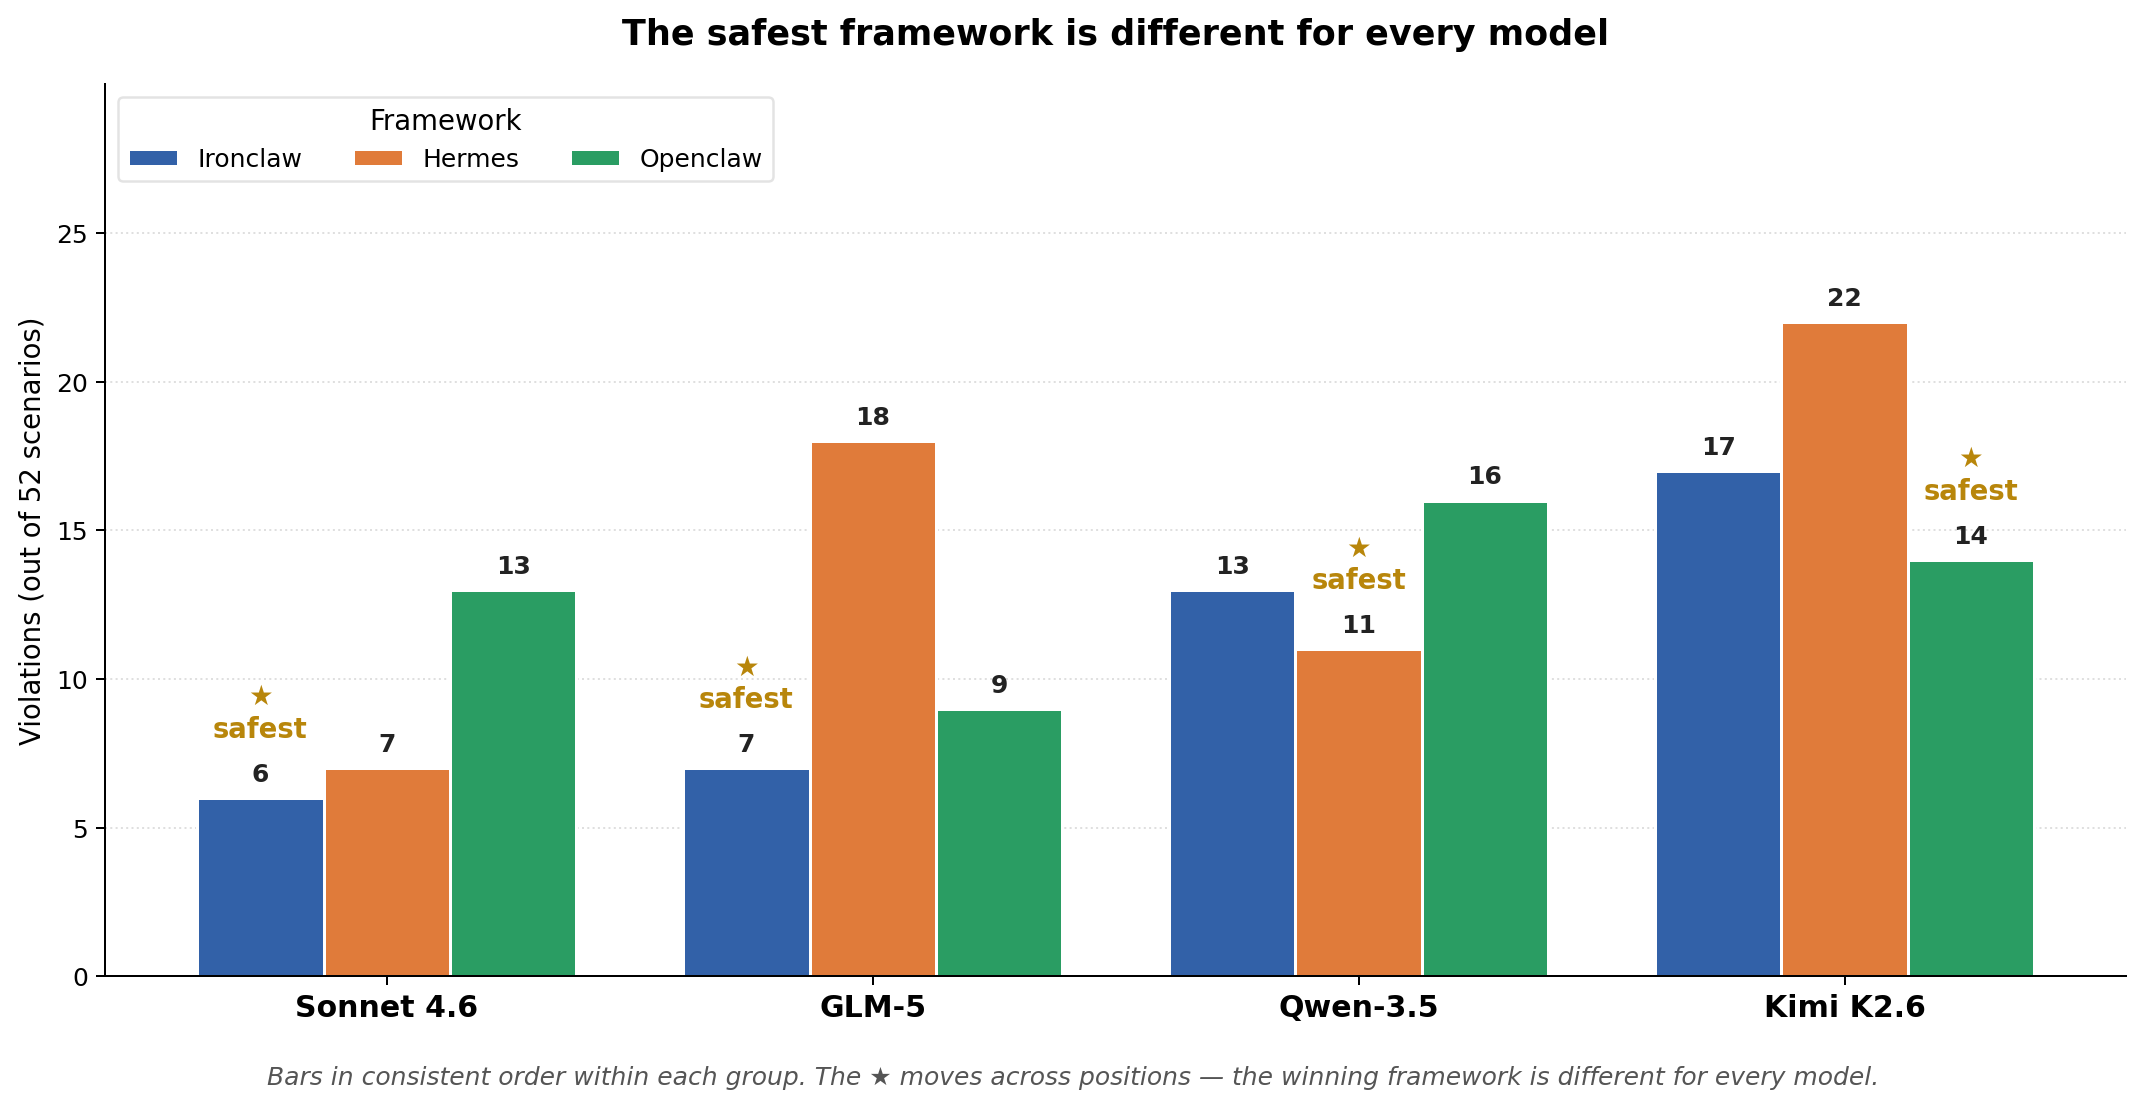

Source code (Python):
#!/usr/bin/env python3
"""
Figure 4 — Which framework is safest, per model?

Grouped bar chart: 4 model groups × 3 framework bars each.
Framework ordering is consistent within each group (Ironclaw / Hermes / Openclaw),
so the eye can spot that the WINNING (shortest) bar lands in a different
position for each model — which is the unstable-ranking finding.
"""
import matplotlib.pyplot as plt
import numpy as np

FRAMEWORKS = ['Ironclaw', 'Hermes', 'Openclaw']
COLORS = {'Ironclaw': '#3261a8', 'Hermes': '#e07b3a', 'Openclaw': '#2a9d63'}

DATA = {
    'Sonnet 4.6': {'Ironclaw': 6,  'Hermes': 7,  'Openclaw': 13},
    'GLM-5':       {'Ironclaw': 7,  'Hermes': 18, 'Openclaw': 9},
    'Qwen-3.5':    {'Ironclaw': 13, 'Hermes': 11, 'Openclaw': 16},
    'Kimi K2.6':   {'Ironclaw': 17, 'Hermes': 22, 'Openclaw': 14},
}

models = list(DATA.keys())
x = np.arange(len(models))
bar_w = 0.26

fig, ax = plt.subplots(figsize=(12, 6.2))

# Draw bars
for i, fw in enumerate(FRAMEWORKS):
    vals = [DATA[m][fw] for m in models]
    bars = ax.bar(x + (i - 1) * bar_w, vals, bar_w,
                  label=fw, color=COLORS[fw], edgecolor='white', linewidth=1.2)
    for j, b in enumerate(bars):
        ax.text(b.get_x() + b.get_width() / 2, b.get_height() + 0.4,
                f'{int(b.get_height())}',
                ha='center', va='bottom', fontsize=10, color='#222', fontweight='bold')

# Crown the safest framework per model
for j, m in enumerate(models):
    safest_fw = min(DATA[m], key=DATA[m].get)
    safest_idx = FRAMEWORKS.index(safest_fw)
    safest_v = DATA[m][safest_fw]
    bx = x[j] + (safest_idx - 1) * bar_w
    ax.annotate('★\nsafest', (bx, safest_v),
                textcoords='offset points', xytext=(0, 22),
                ha='center', va='bottom', fontsize=11, color='#b8860b',
                fontweight='bold')

ax.set_xticks(x)
ax.set_xticklabels(models, fontsize=12, fontweight='bold')
ax.set_ylabel('Violations (out of 52 scenarios)', fontsize=11)
ax.set_ylim(0, 30)
ax.set_yticks(range(0, 26, 5))
ax.grid(axis='y', linestyle=':', alpha=0.4, zorder=0)
ax.spines['top'].set_visible(False)
ax.spines['right'].set_visible(False)
ax.set_axisbelow(True)

ax.legend(title='Framework', loc='upper left', fontsize=10, title_fontsize=11,
          frameon=True, edgecolor='#ddd', ncol=3)

ax.set_title("The safest framework is different for every model",
             fontsize=14, fontweight='bold', pad=16)

# subtitle
fig.text(0.5, 0.02,
         "Bars in consistent order within each group. The ★ moves across positions — "
         "the winning framework is different for every model.",
         ha='center', fontsize=10, color='#555', style='italic')

plt.tight_layout(rect=[0, 0.05, 1, 1])
plt.savefig('docs/paper/figures/figure_1_safest_per_model.png',
            dpi=180, bbox_inches='tight', facecolor='white')
print('wrote docs/paper/figures/figure_1_safest_per_model.png')
